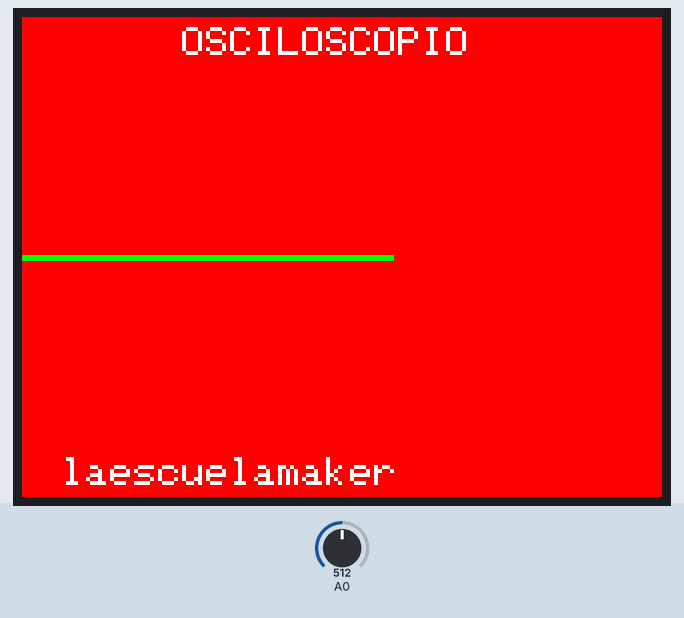
This sketch was run on a simulated Arduino Uno, built with avr-gcc and run on an emulated ATmega328P. Parts: 320×240 colour display. The inputs (shaded band) are chosen by the test bench; at power-on: A0 = 512. What the sketch prints to the serial monitor is not drawn.

Above: at 1.4 s.
1.5 s: A0 set to 716
At 2.44 s:
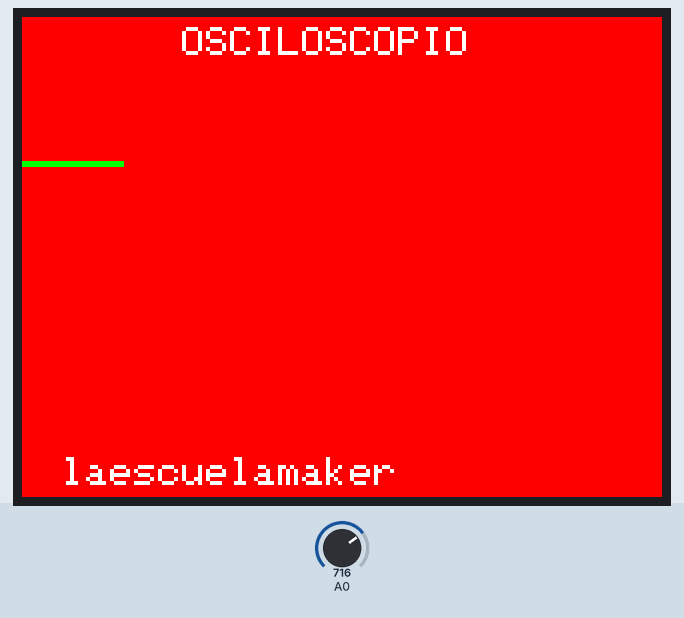
4.4 s: A0 set to 900
At 4.81 s:
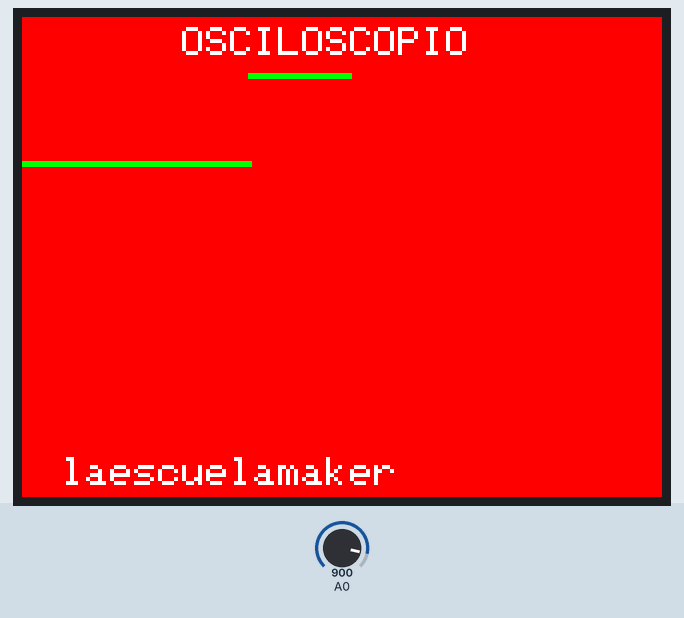
6.1 s: A0 set to 1023
At 6.28 s:
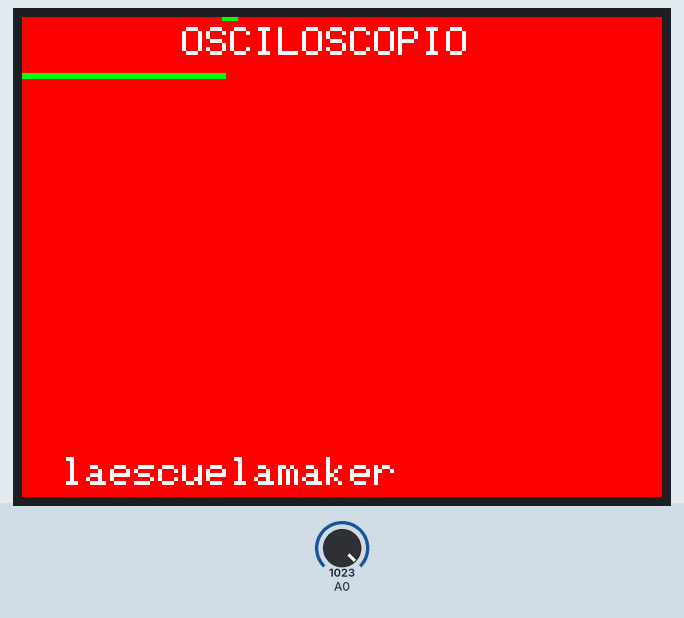
Timing chart, 0 to 9.1 s (numbered marks = the images above; inputs shaded):
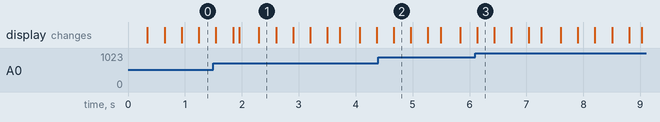

The sketch:

osciloscopio_tft.ino
```cpp
#include <Elegoo_GFX.h>    // Core graphics library
#include <Elegoo_TFTLCD.h> // Hardware-specific library

#define LCD_CS A3 // Chip Select goes to Analog 3
#define LCD_CD A2 // Command/Data goes to Analog 2
#define LCD_WR A1 // LCD Write goes to Analog 1
#define LCD_RD A0 // LCD Read goes to Analog 0

#define LCD_RESET A4 // Can alternately just connect to Arduino's reset pin

// Assign human-readable names to some common 16-bit color values:
#define	BLACK   0x0000
#define	BLUE    0x001F
#define	RED     0xF800
#define	GREEN   0x07E0
#define CYAN    0x07FF
#define MAGENTA 0xF81F
#define YELLOW  0xFFE0
#define WHITE   0xFFFF

Elegoo_TFTLCD tft(LCD_CS, LCD_CD, LCD_WR, LCD_RD, LCD_RESET);

// Variable para la coordenada X
int xPos = 0;
void setup(void) {
// Necesario pantalla Elegoo(Al menos hasta que sabemos identificador)
  Serial.begin(9600);
  Serial.println(F("TFT LCD test"));

  #ifdef USE_Elegoo_SHIELD_PINOUT
    Serial.println(F("Using Elegoo 2.4\" TFT Arduino Shield Pinout"));
  #else
    Serial.println(F("Using Elegoo 2.4\" TFT Breakout Board Pinout"));
  #endif

  Serial.print("TFT size is "); Serial.print(tft.width()); Serial.print("x"); Serial.println(tft.height());

  tft.reset();

   uint16_t identifier = tft.readID();
   if(identifier == 0x9325) {
    Serial.println(F("Found ILI9325 LCD driver"));
  } else if(identifier == 0x9328) {
    Serial.println(F("Found ILI9328 LCD driver"));
  } else if(identifier == 0x4535) {
    Serial.println(F("Found LGDP4535 LCD driver"));
  }else if(identifier == 0x7575) {
    Serial.println(F("Found HX8347G LCD driver"));
  } else if(identifier == 0x9341) {
    Serial.println(F("Found ILI9341 LCD driver"));
  } else if(identifier == 0x8357) {
    Serial.println(F("Found HX8357D LCD driver"));
  } else if(identifier==0x0101)
  {
      identifier=0x9341;
       Serial.println(F("Found 0x9341 LCD driver"));
  }
  else if(identifier==0x1111)
  {
      identifier=0x9328;
       Serial.println(F("Found 0x9328 LCD driver"));
  }
  else {
    Serial.print(F("Unknown LCD driver chip: "));
    Serial.println(identifier, HEX);
    Serial.println(F("If using the Elegoo 2.8\" TFT Arduino shield, the line:"));
    Serial.println(F("  #define USE_Elegoo_SHIELD_PINOUT"));
    Serial.println(F("should appear in the library header (Elegoo_TFT.h)."));
    Serial.println(F("If using the breakout board, it should NOT be #defined!"));
    Serial.println(F("Also if using the breakout, double-check that all wiring"));
    Serial.println(F("matches the tutorial."));
    identifier=0x9328;

  }
tft.begin(identifier);
tft.setRotation(1); //Horizontal
limpiar();  //función  para limpiar La pantalla
}//Setup

void loop(){
  //Leemos el valor del voltaje
  int voltage = analogRead(A0);
  int voltageEscalado = map(voltage, 0, 1023, 0, tft.height());
  //Dibujamos un rectángulo  de 3x3 pixeles
  tft.fillRect(xPos, tft.height()-voltageEscalado-1, 3, 3, GREEN);
  //Verificamos si ya llegamos al borde de la TFT
  if(xPos >= tft.width()-1){
    xPos = 0;
    limpiar();
  }
  else{
    xPos++;
  }
  delay(5); //Tiempo de muestreo
}

void limpiar()
{
  tft.fillScreen(RED);
  tft.setTextSize(2);
  tft.setTextColor(WHITE);
  tft.setCursor(80,5);
  tft.print("OSCILOSCOPIO");

  tft.setTextColor(WHITE);
  tft.setCursor(20,220);
  tft.print("laescuelamaker");
}
```
